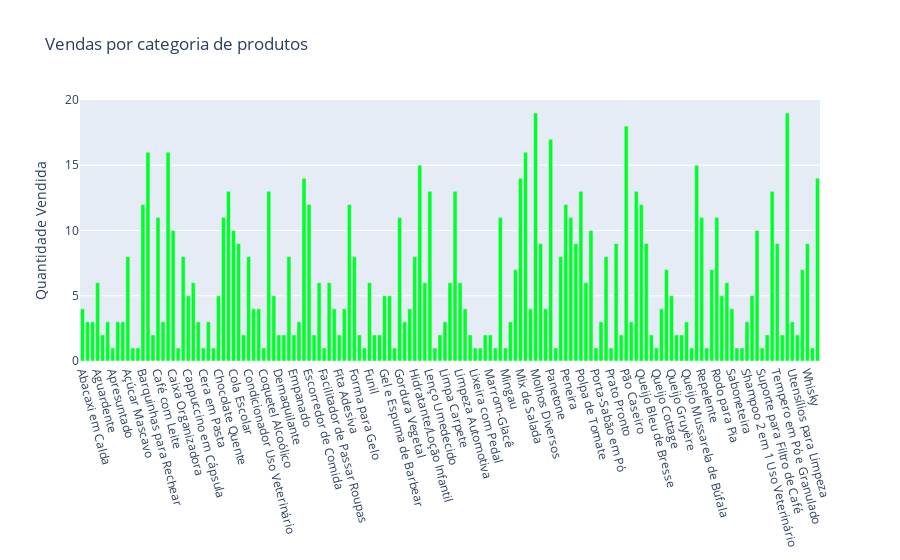

Notebook cell for this chart:
### Code cell
# Todos os produtos da categoria filho
trace0 = go.Bar(y=vendas_categoria.values,
               x=vendas_categoria.index,
               marker = {'color': '#00FF2A'},
               orientation='v'
               )

# produtos mais vendidos
trace1 = go.Bar(y=prod_mais.values,
               x=prod_mais.index,
               marker = {'color': '#00FF2A'},
               orientation='v'
               )

# produtos menos vendidos
trace2 = go.Bar(y=prod_menos.values,
               x=prod_menos.index,
               marker = {'color': '#00FF2A'},
               orientation='v'
               )



# Para alterar os plots basta alterar os trace
data = [trace2]


# Criando o Layout
config_layout = go.Layout(title='Vendas por categoria de produtos',
                         xaxis=dict(
                             titlefont=dict(
                                 size=40,
                                 color='lightgrey'),
                         tickangle=75),
                         yaxis={'title':'Quantidade Vendida'})

# Objeto Figura
fig = go.Figure(data=data, layout=config_layout)

# Plotando
py.iplot(fig)

### Figure 1 — Plotly figure (JSON) as saved in the notebook; plotly's stock layout.template omitted (floating-point values rounded to 4 significant figures; data arrays with more than 128 entries replaced by an {"elided": "..."} marker saying what was removed)
{"data": [{"marker": {"color": "#00FF2A"}, "orientation": "v", "type": "bar", "x": {"elided": "147 str values"}, "y": {"elided": "147 int values"}}], "layout": {"title": {"text": "Vendas por categoria de produtos"}, "xaxis": {"tickangle": 75, "title": {"font": {"color": "lightgrey", "size": 40}}}, "yaxis": {"title": {"text": "Quantidade Vendida"}}}}
